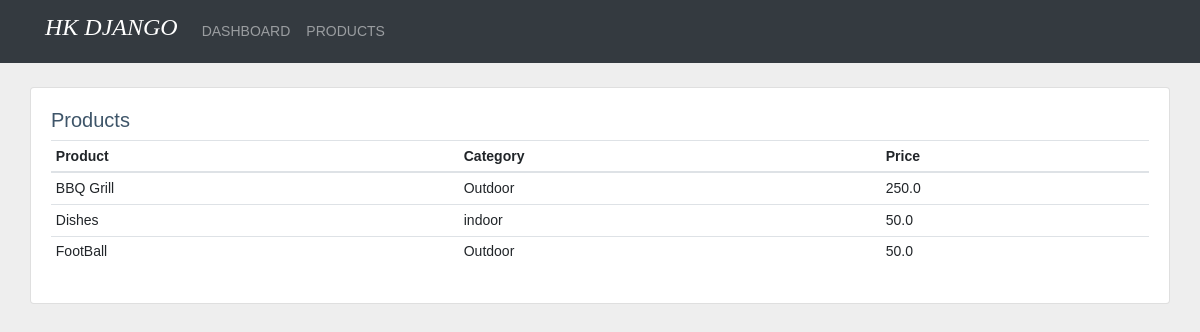
Page /products on the committed database.
### accounts/models.py (models this page shows, shortened)
class Product(models.Model):
    CATEGORY =(
        ("indoor","Indoor"),
        ("Outdoor","Outdoor")
    )
    name = models.CharField(max_length=200,null=True)
    category = models.CharField(max_length=200,null=True,choices=CATEGORY)
    price  = models.FloatField(null =True)
    description = models.CharField(max_length=200,null=True)
    date_created =models.DateTimeField(auto_now_add=True)
    tag = models.ManyToManyField(Tag,related_name="tag")

### accounts/views.py (the view)
# urls.py: path("products",views.products,name="products"),
def products(request):
    products = Product.objects.all()
    context ={"products":products}
    return render(request,"accounts/products.html",context)

### accounts/templates/accounts/products.html (shortened to what this page needs)
{% extends 'accounts/main.html' %}
{% block content %}
    <div class="row">
        <div class="card card-body">
            <h5>Products</h5>
                <table class="table table-sm">
                    <tr>
                        <th>Product</th>
                        <th>Category</th>
                        <th>Price</th>
                    </tr>
                    <tbody>
                        {% for p in products %}
                        <tr>
                            <td>{{ p.name }}</td>
                            <td>{{ p.category }}</td>
                            <td>{{ p.price }}</td>
                        </tr>
                        {% endfor %}
                    </tbody>
                </table>
            </div>
    </div>
{% endblock %}

### accounts/static/accounts/css/style.css (style rules this page uses)
body { margin: 0; font-family: "Nunito Sans", sans-serif; font-size: 0.875rem; font-weight: 400; line-height: 1.5; color: #3e5569; text-align: left; background-color: #eeeeee; }

### rows in the picture
Product: name "BBQ Grill", category "Outdoor", price "250.0"
Product: name "Dishes", category "indoor", price "50.0"
Product: name "FootBall", category "Outdoor", price "50.0"
